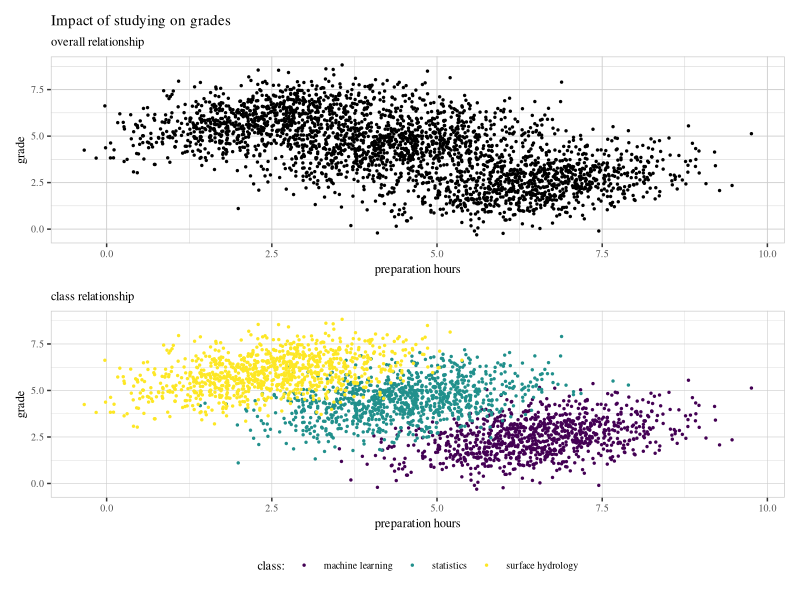
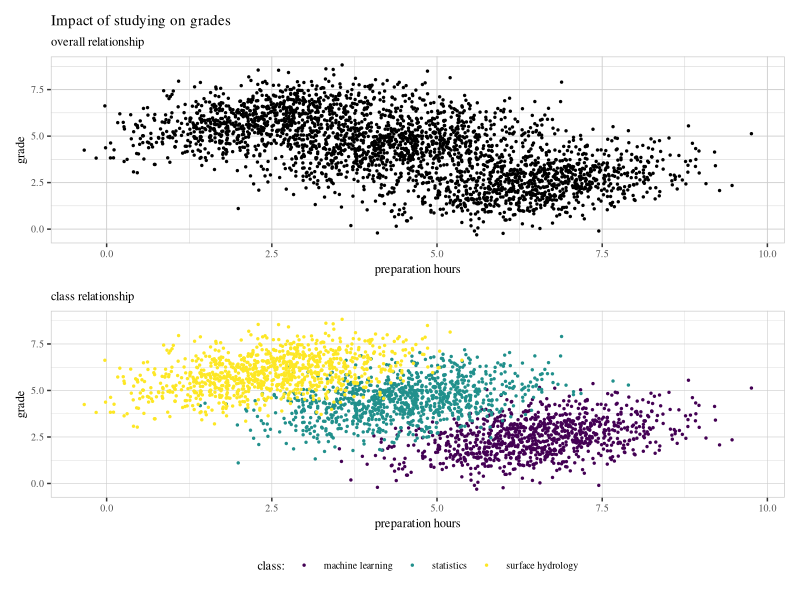

Generate these figures, in order, with R:
library(MASS)
library(tidyverse)
library(ggthemes)

# Code adopted from https://www.r-bloggers.com/2020/11/simpsons-paradox-and-misleading-statistical-inference/
# Daniel Klotz, 2023

set.seed(3)
### build the g1
mu<-c(6.5,2.5)
sigma<-rbind(c(1,0.4),c(0.4,1) )
g1<-as.data.frame(mvrnorm(n=1000, mu=mu, Sigma=sigma))
g1$group<-c("machine learning")
### build the g2
mu<-c(4.5,4.5)
g2<-as.data.frame(mvrnorm(n=1000, mu=mu, Sigma=sigma))
g2$group<-c("statistics")

### build the g3
mu<-c(2.5,6.)
g3<-as.data.frame(mvrnorm(n=1000, mu=mu, Sigma=sigma))
g3$group<-c("surface hydrology")

# the combined data of all three groups
df <- rbind(g1,g2,g3)

# make plots 
f_size = 9
plt1 <- ggplot(data = df, aes(x=V1, y=V2)) + 
  geom_point(size=0.5, color="black") + 
  #geom_smooth(method='lm', color="red", se=F) +
  labs(title="Impact of studying on grades",
       subtitle="overall relationship",
       y="grade",
       x="preparation hours") +
  theme_tufte() + 
  theme(panel.grid = element_line(colour="#cccccc", size=0.3),
        panel.border = element_rect(fill=NA, colour="#cccccc"),
        text = element_text(size=f_size))
plt2 <- ggplot(data = df, aes(x=V1, y=V2, group=group, col=group)) + 
  geom_point(size=0.5) + 
  #geom_smooth(method='lm', col='black', se=F) +
  scale_color_viridis_d("class:") +
  labs(subtitle="class relationship",
       y="grade",
       x="preparation hours") +
  theme_tufte() + 
  theme(panel.grid = element_line(colour="#cccccc", size=0.2),
        panel.border = element_rect(fill=NA, colour="#cccccc"),
        text = element_text(size=f_size),
        legend.position="bottom",
        legend.spacing.x = unit(0.005, 'cm'))
#
library(patchwork)
plt1 / plt2 #+ plot_layout(widths=c(9,10))

ggsave(filename = "./Desktop/example-simpsons.pdf", height= 10, width = 8.3, units="cm", dpi=500)

